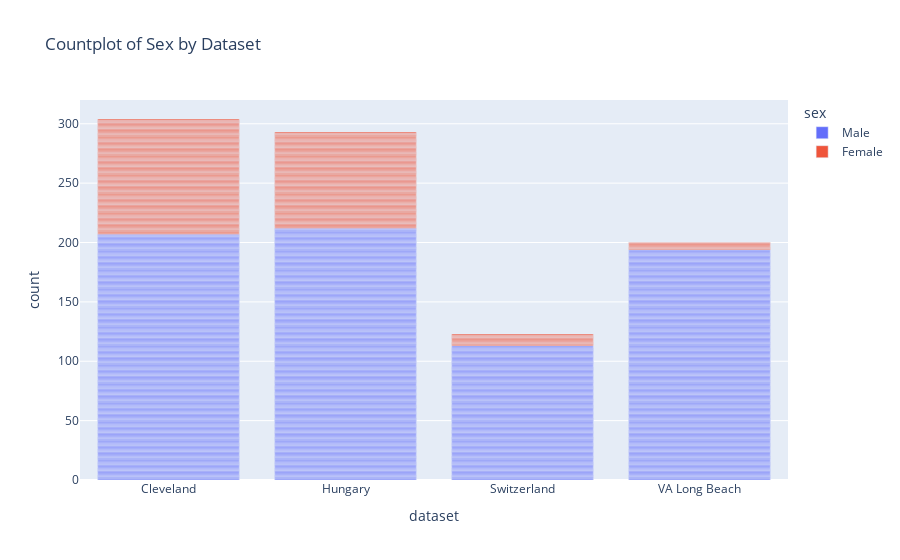

Notebook cell for this chart:
### Code cell
fig = px.bar(df, x='dataset', color='sex', title='Countplot of Sex by Dataset')
fig.show()

### Figure 1 — Plotly figure (JSON) as saved in the notebook; plotly's stock layout.template omitted (floating-point values rounded to 4 significant figures; data arrays with more than 128 entries replaced by an {"elided": "..."} marker saying what was removed)
{"data": [{"alignmentgroup": "True", "hovertemplate": "sex=Male<br>dataset=%{x}<br>count=%{y}<extra></extra>", "legendgroup": "Male", "marker": {"color": "#636efa", "pattern": {"shape": ""}}, "name": "Male", "offsetgroup": "Male", "orientation": "v", "showlegend": true, "textposition": "auto", "type": "bar", "x": {"elided": "726 str values"}, "xaxis": "x", "y": {"elided": "726 int values"}, "yaxis": "y"}, {"alignmentgroup": "True", "hovertemplate": "sex=Female<br>dataset=%{x}<br>count=%{y}<extra></extra>", "legendgroup": "Female", "marker": {"color": "#EF553B", "pattern": {"shape": ""}}, "name": "Female", "offsetgroup": "Female", "orientation": "v", "showlegend": true, "textposition": "auto", "type": "bar", "x": {"elided": "194 str values"}, "xaxis": "x", "y": {"elided": "194 int values"}, "yaxis": "y"}], "layout": {"barmode": "relative", "legend": {"title": {"text": "sex"}, "tracegroupgap": 0}, "title": {"text": "Countplot of Sex by Dataset"}, "xaxis": {"anchor": "y", "domain": [0, 1], "title": {"text": "dataset"}}, "yaxis": {"anchor": "x", "domain": [0, 1], "title": {"text": "count"}}}}
